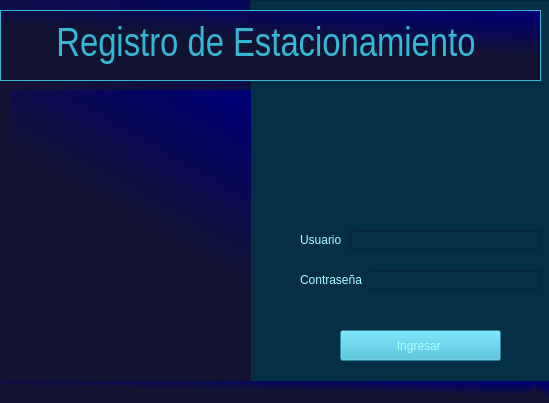
<?xml version="1.0" encoding="UTF-8"?>
<ui version="4.0">
 <class>MainWindow</class>
 <widget class="QMainWindow" name="MainWindow">
  <property name="geometry">
   <rect>
    <x>0</x>
    <y>0</y>
    <width>549</width>
    <height>403</height>
   </rect>
  </property>
  <property name="windowTitle">
   <string>MainWindow</string>
  </property>
  <property name="windowIcon">
   <iconset resource="../recursos.qrc">
    <normaloff>:/proyecto/imagenes/iniciar-sesion.png</normaloff>:/proyecto/imagenes/iniciar-sesion.png</iconset>
  </property>
  <property name="styleSheet">
   <string notr="true">background-color: qlineargradient(spread:pad, x1:0.585, y1:0.881, x2:1, y2:0, stop:0.352273 rgba(18, 19, 48, 255), stop:0.948864 rgba(0, 0, 117, 255));
font: 10pt &quot;Malgun Gothic&quot;;
font: 12pt &quot;MS Shell Dlg 2&quot;;</string>
  </property>
  <widget class="QWidget" name="centralwidget">
   <widget class="QFrame" name="frame">
    <property name="geometry">
     <rect>
      <x>250</x>
      <y>0</y>
      <width>301</width>
      <height>441</height>
     </rect>
    </property>
    <property name="styleSheet">
     <string notr="true">background-color: rgb(5, 47, 69);</string>
    </property>
    <property name="frameShape">
     <enum>QFrame::StyledPanel</enum>
    </property>
    <property name="frameShadow">
     <enum>QFrame::Raised</enum>
    </property>
    <widget class="QLabel" name="label_2">
     <property name="geometry">
      <rect>
       <x>50</x>
       <y>230</y>
       <width>71</width>
       <height>20</height>
      </rect>
     </property>
     <property name="styleSheet">
      <string notr="true">
color: rgb(170, 255, 255);
font: 75 12pt &quot;Arial Narrow&quot;;

</string>
     </property>
     <property name="text">
      <string>Usuario</string>
     </property>
    </widget>
    <widget class="QLineEdit" name="lineEdit">
     <property name="geometry">
      <rect>
       <x>100</x>
       <y>230</y>
       <width>191</width>
       <height>20</height>
      </rect>
     </property>
     <property name="font">
      <font>
       <family>MS Gothic</family>
       <pointsize>9</pointsize>
       <weight>50</weight>
       <italic>false</italic>
       <bold>false</bold>
      </font>
     </property>
     <property name="accessibleName">
      <string notr="true"/>
     </property>
     <property name="accessibleDescription">
      <string/>
     </property>
     <property name="autoFillBackground">
      <bool>false</bool>
     </property>
     <property name="styleSheet">
      <string notr="true">font: 9pt &quot;MS Gothic&quot;;
color:rgb(255, 255, 255);
border-color: rgb(255, 0, 0);</string>
     </property>
     <property name="text">
      <string/>
     </property>
     <property name="frame">
      <bool>true</bool>
     </property>
     <property name="dragEnabled">
      <bool>false</bool>
     </property>
     <property name="readOnly">
      <bool>false</bool>
     </property>
     <property name="placeholderText">
      <string/>
     </property>
     <property name="cursorMoveStyle">
      <enum>Qt::VisualMoveStyle</enum>
     </property>
     <property name="clearButtonEnabled">
      <bool>true</bool>
     </property>
    </widget>
    <widget class="QLabel" name="label_7">
     <property name="geometry">
      <rect>
       <x>10</x>
       <y>260</y>
       <width>31</width>
       <height>31</height>
      </rect>
     </property>
     <property name="autoFillBackground">
      <bool>false</bool>
     </property>
     <property name="text">
      <string/>
     </property>
     <property name="pixmap">
      <pixmap resource="../recursos.qrc">:/proyecto/imagenes/contrasena.png</pixmap>
     </property>
     <property name="scaledContents">
      <bool>true</bool>
     </property>
    </widget>
    <widget class="QLabel" name="label_6">
     <property name="geometry">
      <rect>
       <x>20</x>
       <y>230</y>
       <width>21</width>
       <height>20</height>
      </rect>
     </property>
     <property name="styleSheet">
      <string notr="true">background-image: url(:/prefijoNuevo/contrasena.png);
background-image: url(:/prefijoNuevo/usuario.png);</string>
     </property>
     <property name="text">
      <string/>
     </property>
     <property name="pixmap">
      <pixmap resource="../recursos.qrc">:/proyecto/imagenes/usuario.png</pixmap>
     </property>
     <property name="scaledContents">
      <bool>true</bool>
     </property>
    </widget>
    <widget class="QPushButton" name="pushButton_2">
     <property name="geometry">
      <rect>
       <x>90</x>
       <y>330</y>
       <width>161</width>
       <height>31</height>
      </rect>
     </property>
     <property name="styleSheet">
      <string notr="true">background-color: rgb(54, 183, 212);
color:rgb(170, 255, 255)</string>
     </property>
     <property name="text">
      <string>Ingresar </string>
     </property>
     <property name="icon">
      <iconset resource="../recursos.qrc">
       <normaloff>:/proyecto/imagenes/ingresar (1).png</normaloff>:/proyecto/imagenes/ingresar (1).png</iconset>
     </property>
     <property name="shortcut">
      <string/>
     </property>
    </widget>
    <widget class="QLineEdit" name="lineEdit_2">
     <property name="geometry">
      <rect>
       <x>120</x>
       <y>270</y>
       <width>171</width>
       <height>20</height>
      </rect>
     </property>
     <property name="acceptDrops">
      <bool>false</bool>
     </property>
     <property name="styleSheet">
      <string notr="true">font: 9pt &quot;MS Gothic&quot;;
color:rgb(255, 255, 255);
border-color:  rgb(255, 0, 0);</string>
     </property>
     <property name="dragEnabled">
      <bool>false</bool>
     </property>
     <property name="readOnly">
      <bool>false</bool>
     </property>
     <property name="clearButtonEnabled">
      <bool>true</bool>
     </property>
    </widget>
    <widget class="QLabel" name="label_3">
     <property name="geometry">
      <rect>
       <x>50</x>
       <y>270</y>
       <width>71</width>
       <height>20</height>
      </rect>
     </property>
     <property name="styleSheet">
      <string notr="true">
color: rgb(170, 255, 255);
font: 75 12pt &quot;Arial Narrow&quot;;

</string>
     </property>
     <property name="text">
      <string>Contraseña</string>
     </property>
    </widget>
    <widget class="QLabel" name="label_4">
     <property name="geometry">
      <rect>
       <x>130</x>
       <y>120</y>
       <width>91</width>
       <height>101</height>
      </rect>
     </property>
     <property name="styleSheet">
      <string notr="true">background-image: url(:/programador.png);</string>
     </property>
     <property name="text">
      <string/>
     </property>
     <property name="pixmap">
      <pixmap resource="../recursos.qrc">:/proyecto/imagenes/programador.png</pixmap>
     </property>
     <property name="scaledContents">
      <bool>true</bool>
     </property>
    </widget>
   </widget>
   <widget class="QLabel" name="label_5">
    <property name="enabled">
     <bool>false</bool>
    </property>
    <property name="geometry">
     <rect>
      <x>0</x>
      <y>10</y>
      <width>541</width>
      <height>71</height>
     </rect>
    </property>
    <property name="font">
     <font>
      <family>Arial Narrow</family>
      <pointsize>30</pointsize>
      <weight>9</weight>
      <italic>false</italic>
      <bold>false</bold>
      <kerning>true</kerning>
     </font>
    </property>
    <property name="layoutDirection">
     <enum>Qt::LeftToRight</enum>
    </property>
    <property name="styleSheet">
     <string notr="true">

color: rgb(54, 183, 212);
font: 75 30pt &quot;Arial Narrow&quot;;



</string>
    </property>
    <property name="frameShape">
     <enum>QFrame::Box</enum>
    </property>
    <property name="text">
     <string>Registro de Estacionamiento </string>
    </property>
    <property name="alignment">
     <set>Qt::AlignCenter</set>
    </property>
   </widget>
   <widget class="QLabel" name="label">
    <property name="geometry">
     <rect>
      <x>10</x>
      <y>90</y>
      <width>241</width>
      <height>291</height>
     </rect>
    </property>
    <property name="styleSheet">
     <string notr="true"/>
    </property>
    <property name="text">
     <string/>
    </property>
    <property name="pixmap">
     <pixmap resource="../recursos.qrc">:/proyecto/imagenes/carros.png</pixmap>
    </property>
    <property name="scaledContents">
     <bool>true</bool>
    </property>
   </widget>
  </widget>
  <widget class="QStatusBar" name="statusbar"/>
 </widget>
 <resources>
  <include location="../recursos.qrc"/>
 </resources>
 <connections/>
</ui>
